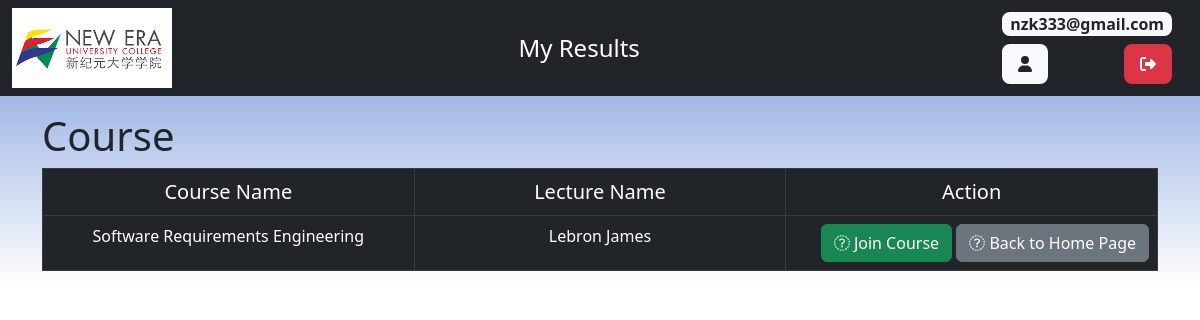
The page /student/stu_join_course.php?course_id=58 (signed in) on the database its author committed.
### tables this page shows
CREATE TABLE IF NOT EXISTS `course` (
  `course_id` int(255) NOT NULL AUTO_INCREMENT,
  `course_name` varchar(128) NOT NULL,
  `lecture_id` int(255) DEFAULT NULL,
  PRIMARY KEY (`course_id`),
  KEY `lecture_id` (`lecture_id`)
);

CREATE TABLE IF NOT EXISTS `lecture` (
  `lecture_id` int(255) NOT NULL AUTO_INCREMENT,
  `lecture_firstname` text NOT NULL,
  `lecture_lastname` text NOT NULL,
  `lecture_password` varchar(50) NOT NULL,
  `lecture_email` varchar(128) NOT NULL,
  `lecture_phone` varchar(11) NOT NULL,
  `lecture_gender` varchar(30) NOT NULL,
  `user_type` varchar(50) NOT NULL,
  `lecture_entrytime` timestamp NOT NULL DEFAULT CURRENT_TIMESTAMP,
  PRIMARY KEY (`lecture_id`)
);

### student/stu_join_course.php (the view, shortened to what this page needs)
<!DOCTYPE HTML>
<html>
<head>
    <link href="https://cdn.jsdelivr.net/npm/bootstrap@5.2.2/dist/css/bootstrap.min.css" rel="stylesheet">
    <link href="../css/background.css" rel="stylesheet" />
</head>
<body>
    <div class="container-fluid px-0">
        <?php include 'stu_topnav.php';
        ?>
        <div class="container my-3">
            <div class="page-header">
                <h1>Course</h1>
            </div>
            <?php
            include '../config/database.php';
            if (isset($_SESSION['student_id'])) {
                $student_id = $_SESSION['student_id'];
                if (isset($_GET['course_id'])) {
                    $course_id = $_GET['course_id'];
                    $stmt = $con->prepare("SELECT lecture_id FROM course WHERE course_id = :course_id");
                    $stmt->bindParam(':course_id', $course_id);
                    if ($stmt->execute()) {
                        $result = $stmt->fetch(PDO::FETCH_ASSOC);
                        if ($result) {
                            $enrollmentCheckStmt = $con->prepare("SELECT * FROM student_course WHERE student_id = :student_id AND course_id = :course_id");
                            $enrollmentCheckStmt->bindParam(':student_id', $student_id);
                            $enrollmentCheckStmt->bindParam(':course_id', $course_id);
                            $enrollmentCheckStmt->execute();
                        } else {
                            echo "<div class='alert alert-danger'>Course not found.</div>";
                        }
                    } else {
                        echo "<div class='alert alert-danger'>Failed to retrieve course details. Please try again.</div>";
                    }
                } else {
                    echo "<div class='alert alert-danger'>Course ID not provided.</div>";
                }
            } else {
                echo "<div class='alert alert-danger'>You must be logged in as a student to access this page.</div>";
            }
            ?>
            <form method="POST" action="">
                <table class='table table-hover table-dark table-responsive table-bordered'>
                    <tr>
                        <td class="text-center col-4 fs-5">Course Name</td>
                        <td class="text-center col-4 fs-5">Lecture Name</td>
                        <td class="text-center col-4 fs-5">Action</td>
                    </tr>
                    <tr>
                        <td class="text-center col-4"><?php
                                                        $query = "SELECT * FROM course INNER JOIN lecture ON course.lecture_id = lecture.lecture_id WHERE course_id = ? ";
                                                        $stmt = $con->prepare($query);
                                                        $stmt->bindParam(1, $course_id);
                                                        $stmt->execute();
                                                        $row = $stmt->fetch(PDO::FETCH_ASSOC);
                                                        $course_name = $row['course_name'];
                                                        $lecture_firstname = $row['lecture_firstname'];
                                                        $lecture_lastname = $row['lecture_lastname'];
                                                        echo htmlspecialchars($course_name, ENT_QUOTES);  ?>
                        </td>
                        <td class="text-center col-4"> <?php echo $lecture_firstname . " " . $lecture_lastname ?></td>
                        <td class="text-end">
                            <?php if ($enrollmentCheckStmt->rowCount() === 0) { ?>
                                <button type='submit' name="join_course" class='btn btn-success'>
                                    <i class='fa-sharp fa-solid fa-right-to-bracket' style='color: #ffffff;'></i> Join Course
                                </button>
                            <?php } ?>
                            <a href='index.php' class='btn btn-secondary'><i class="fa-sharp fa-solid fa-circle-arrow-left"></i> Back to Home Page</a>
                        </td>
                    </tr>
                </table>
            </form>
        </div>
    </div>
</body>
</html>

### css/background.css (style rules this page uses)
body { background: linear-gradient(#7396d8, #ffffff); background-repeat: repeat-x; }

### rows shown on the page
course: course_name "Software Requirements Engineering", lecture.lecture_firstname "Lebron", lecture.lecture_lastname "James"

### other values the page prints
$_SESSION["login"] "nzk333@gmail.com"
